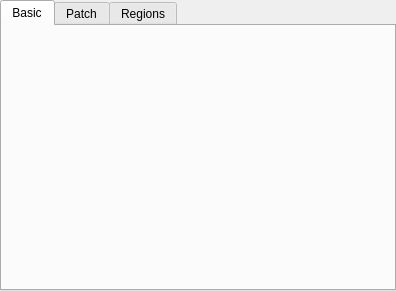
<?xml version="1.0" encoding="UTF-8"?>
<ui version="4.0">
 <class>InitialWidget</class>
 <widget class="QWidget" name="InitialWidget">
  <property name="geometry">
   <rect>
    <x>0</x>
    <y>0</y>
    <width>396</width>
    <height>291</height>
   </rect>
  </property>
  <property name="windowTitle">
   <string>Form</string>
  </property>
  <layout class="QGridLayout" name="gridLayout">
   <property name="leftMargin">
    <number>0</number>
   </property>
   <property name="topMargin">
    <number>0</number>
   </property>
   <property name="rightMargin">
    <number>0</number>
   </property>
   <property name="bottomMargin">
    <number>0</number>
   </property>
   <item row="0" column="0">
    <widget class="QTabWidget" name="tabWidget">
     <property name="currentIndex">
      <number>0</number>
     </property>
     <widget class="QWidget" name="Basic">
      <attribute name="title">
       <string>Basic</string>
      </attribute>
      <layout class="QGridLayout" name="gridLayout_2">
       <item row="0" column="0">
        <layout class="QVBoxLayout" name="verticalLayout_Basic"/>
       </item>
       <item row="1" column="0">
        <spacer name="verticalSpacer">
         <property name="orientation">
          <enum>Qt::Vertical</enum>
         </property>
         <property name="sizeHint" stdset="0">
          <size>
           <width>20</width>
           <height>40</height>
          </size>
         </property>
        </spacer>
       </item>
      </layout>
     </widget>
     <widget class="QWidget" name="Patch">
      <attribute name="title">
       <string>Patch</string>
      </attribute>
      <layout class="QGridLayout" name="gridLayout_3">
       <item row="0" column="0">
        <widget class="QPushButton" name="pushButton_PatchAdd">
         <property name="text">
          <string>Add</string>
         </property>
        </widget>
       </item>
       <item row="1" column="0">
        <layout class="QVBoxLayout" name="verticalLayout_Patch"/>
       </item>
      </layout>
     </widget>
     <widget class="QWidget" name="tab_Regions">
      <attribute name="title">
       <string>Regions</string>
      </attribute>
      <layout class="QVBoxLayout" name="verticalLayout">
       <item>
        <widget class="QTabWidget" name="tabWidget_Regions">
         <property name="currentIndex">
          <number>-1</number>
         </property>
        </widget>
       </item>
      </layout>
     </widget>
    </widget>
   </item>
  </layout>
 </widget>
 <resources/>
 <connections/>
</ui>
